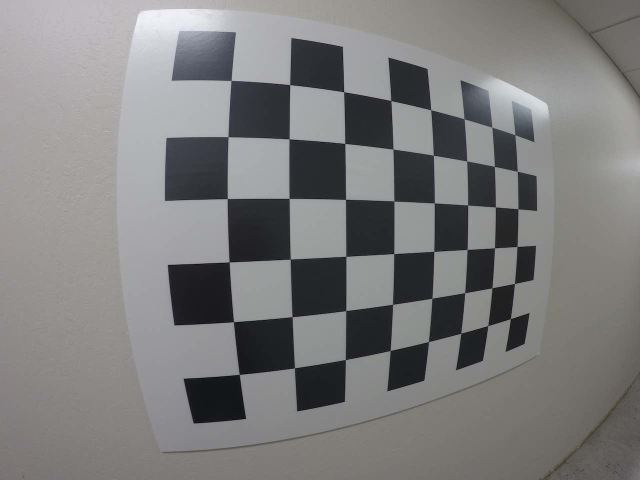
#> input picture examples/test_image2.png, 1280 x 960 px (shown at 1/2 size); its folder holds 5 pictures in this run; the run also reads 1 picture not shown here
$ jupyter execute --allow-errors try_out_area.ipynb   (shell and % lines are left out)   (older library calls are emulated)
#> lines starting #> are read from the running program, lines starting #| are printed output that depends on the picture; after the words box and inside, x2 and y2 are one past the last pixel; in counts of white or black regions, pixels touching at a corner belong together
## Try out area

To try out example code provided in the following Lessons:

6. Camera Calibration
7. Gradients and Colorspace
8. Advanced Computer Vision

**Imports and Files**

[cell 1]
import numpy as np
import cv2
import glob
import os
import pickle
import matplotlib.pyplot as plt
import matplotlib.image as mpimg

files = os.listdir("./examples/")
print(files)

# [7 lines of commented-out code are left out]

**Lesson 6: Camera Calibration**

[cell 2]
# Read in the saved camera matrix and distortion coefficients
# These are the arrays you calculated using cv2.calibrateCamera()
dist_pickle = pickle.load( open( "./examples/wide_dist_pickle.p", "rb" ) )
#> (reads examples/wide_dist_pickle.p from the repository)
mtx = dist_pickle["mtx"]
dist = dist_pickle["dist"]

# Read in an image
img = cv2.imread('./examples/test_image2.png')
#> img is the input picture: shape (960, 1280, 3); mean B, G, R 124.9, 125, 125.3
nx = 8 # the number of inside corners in x
ny = 6 # the number of inside corners in y

# MODIFY THIS FUNCTION TO GENERATE OUTPUT
# THAT LOOKS LIKE THE IMAGE ABOVE
def corners_unwarp(img, nx, ny, mtx, dist):
    # Pass in your image into this function
    # Write code to do the following steps

    # 1) Undistort using mtx and dist
    undist = cv2.undistort(img, mtx, dist, None, mtx)

    # 2) Convert to grayscale
    gray = cv2.cvtColor(undist, cv2.COLOR_BGR2GRAY)

    # 3) Find the chessboard corners
    ret, corners = cv2.findChessboardCorners(gray, (nx, ny), None)

    # 4) If corners found:
            # a) draw corners
    if ret == True:
        #imgpoints.append(corners)
        #objpoints.append(objp)
        cv2.drawChessboardCorners(undist, (nx, ny), corners, ret)
        # print(corners)

        offset = 100

        img_size = (gray.shape[1], gray.shape[0])

            # b) define 4 source points src = np.float32([[,],[,],[,],[,]])
                 #Note: you could pick any four of the detected corners
                 # as long as those four corners define a rectangle
                 #One especially smart way to do this would be to use four well-chosen
                 # corners that were automatically detected during the undistortion steps
                 #We recommend using the automatic detection of corners in your code

        src = np.float32([corners[0], corners[nx-1], corners[-1], corners[-nx]])

        #print(src)
            # c) define 4 destination points dst = np.float32([[,],[,],[,],[,]])
        dst = np.float32([[offset, offset], [img_size[0]-offset, offset],
                                [img_size[0]-offset, img_size[1]-offset],
                                     [offset, img_size[1]-offset]])

            # d) use cv2.getPerspectiveTransform() to get M, the transform matrix
        M = cv2.getPerspectiveTransform(src, dst)

            # e) use cv2.warpPerspective() to warp your image to a top-down view
        warped = cv2.warpPerspective(undist, M, img_size)


    # Draw and display the corners

    return warped, M

top_down, perspective_M = corners_unwarp(img, nx, ny, mtx, dist)
#> in corners_unwarp, `ret, corners = cv2.findChessboardCorners(gray, (nx, ny), None)`: ret = True; corners = 48 rows, first 8: [436.5, 114.3], [573.6, 137.9], [691.4, 156.4], [793.9, 174.5], [884.1, 190.4], [966.1, 203.4], [1038, 215.6], [1104, 224.7]
#> in corners_unwarp, `cv2.drawChessboardCorners(undist, (nx, ny), corners, ret)`:
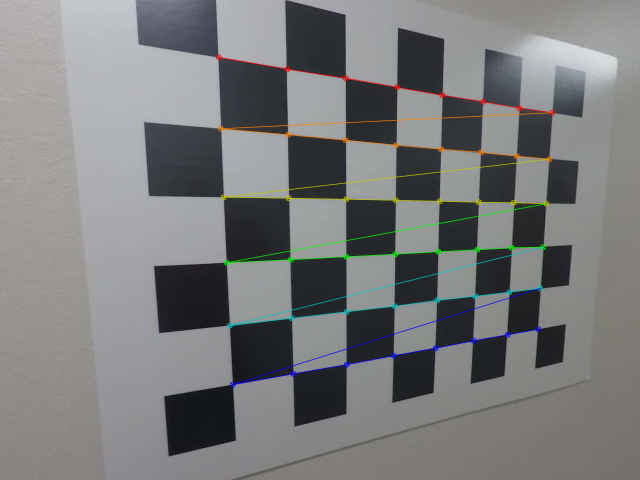
#> undist: shape (960, 1280, 3) (shown at 1/2 size); mean B, G, R 122.9, 122.5, 121.5
#> in corners_unwarp, `src = np.float32([corners[0], corners[nx-1], corners[-1], corners[-nx]])`: src = [[436.5, 114.3], [1104, 224.7], [1075.5, 658], [465.3, 768.6]]
#> in corners_unwarp, `M = cv2.getPerspectiveTransform(src, dst)`: M = [[0.816, -0.0491, -269.7], [-0.181, 0.835, 64.29], [-0.000407, -0.000114, 1]]
#> perspective_M has the same summary as M in corners_unwarp
f, (ax1, ax2) = plt.subplots(1, 2, figsize=(10, 5))
f.tight_layout()
ax1.imshow(img)
ax1.set_title('Original Image', fontsize=20)
ax2.imshow(top_down)
ax2.set_title('Undistorted and Warped Image', fontsize=20)
plt.subplots_adjust(left=0., right=1, top=0.9, bottom=0.)

##### **Lesson 7: Gradients and Colorspace**

[cell 3]
# Read in an image and grayscale it
image = mpimg.imread('./examples/signs_vehicles_xygrad.png')
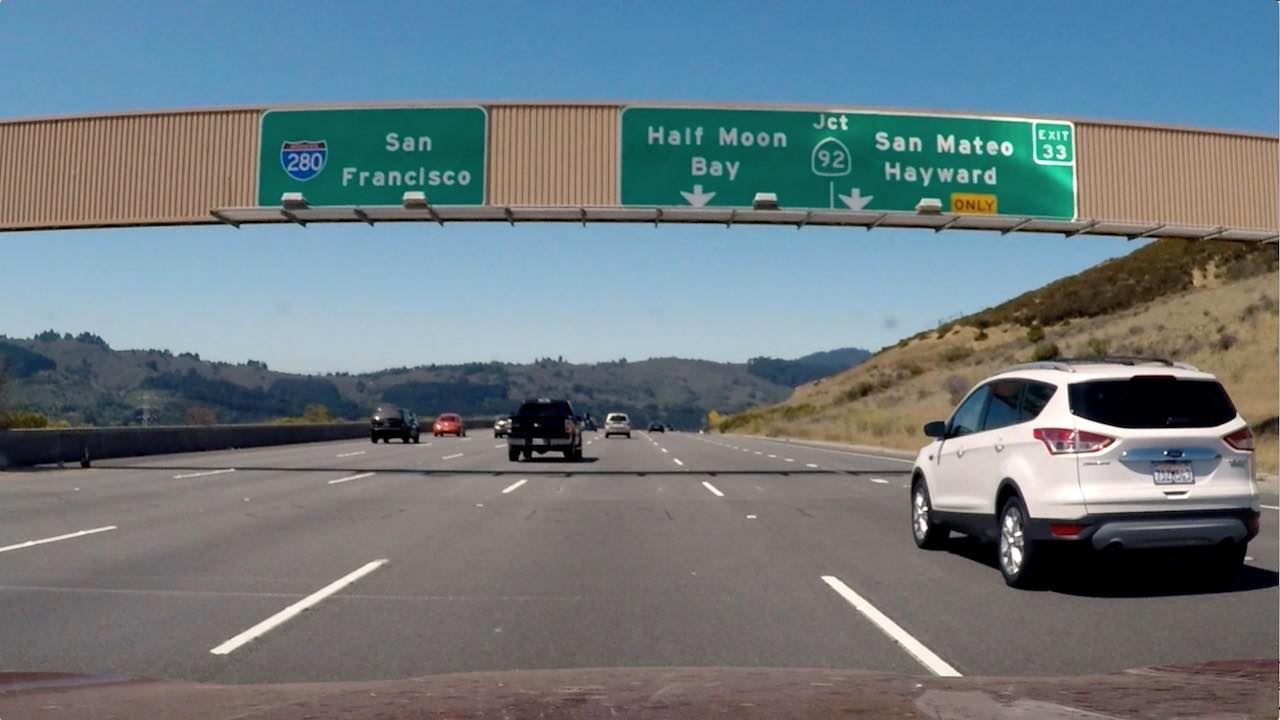
#> input picture examples/signs_vehicles_xygrad.png, 1280 x 720 px
#> image is the input picture: shape (720, 1280, 3) float32; mean R, G, B 0.428, 0.477, 0.5

# Choose a Sobel kernel size
ksize = 3 # Choose a larger odd number to smooth gradient measurements
ksize_dir = 15

# Magnitude of Gradient
# Define a function that applies Sobel x or y,
# then takes an absolute value and applies a threshold.
# Note: calling your function with orient='x', thresh_min=20, thresh_max=100
# should produce output like the example image shown above this quiz.

def abs_sobel_thresh(img, orient='x', sobel_kernel=ksize, thresh=(0, 255)):

    thresh_min = thresh[0]
    thresh_max = thresh[1]

    # Apply the following steps to img
    # 1) Convert to grayscale
    gray = cv2.cvtColor(img, cv2.COLOR_RGB2GRAY)

    # 2) Take the derivative in x or y given orient = 'x' or 'y'
    if orient == 'x':
        abs_sobel = np.absolute(cv2.Sobel(gray, cv2.CV_64F, 1, 0))
    if orient == 'y':
        abs_sobel = np.absolute(cv2.Sobel(gray, cv2.CV_64F, 0, 1))

   # 3) Take the absolute value of the derivative or gradient
    # abs_sobel = np.absolute(sobelx)

    # 4) Scale to 8-bit (0 - 255) then convert to type = np.uint8
    scaled_sobel = np.uint8(255*abs_sobel/np.max(abs_sobel))

    # 5) Create a mask of 1's where the scaled gradient magnitude
    # plt.imshow(sxbinary, cmap='gray')
    # is > thresh_min and < thresh_max

    sxbinary = np.zeros_like(scaled_sobel)
    sxbinary[(scaled_sobel >= thresh_min) & (scaled_sobel <= thresh_max)] = 1
    # plt.imshow(sxbinary, cmap='gray')

    # 6) Return this mask as your binary_output image
    grad_binary = sxbinary

    return grad_binary

# Magnitude of Threshold
# Define a function that applies Sobel x and y,
# then computes the magnitude of the gradient
# and applies a threshold
def mag_thresh(img, sobel_kernel=3, mag_thresh=(0, 255)):

    # Apply the following steps to img
    # 1) Convert to grayscale
    gray = cv2.cvtColor(img, cv2.COLOR_RGB2GRAY)

    # 2) Take the gradient in x and y separately
    sobelx = cv2.Sobel(gray, cv2.CV_64F, 1, 0)
    sobely = cv2.Sobel(gray, cv2.CV_64F, 0, 1)

    # 3) Calculate the magnitude
    abs_sobelx = np.absolute(sobelx)
    abs_sobely = np.absolute(sobely)
    abs_sobelxy = np.sqrt(np.square(abs_sobelx) + np.square(abs_sobely))

    # 4) Scale to 8-bit (0 - 255) and convert to type = np.uint8
    scaled_sobel = np.uint8(255*abs_sobelxy/np.max(abs_sobelxy))

    # 5) Create a binary mask where mag thresholds are met
    thresh_min = mag_thresh[0]
    thresh_max = mag_thresh[1]
    sxbinary = np.zeros_like(scaled_sobel)
    sxbinary[(scaled_sobel >= thresh_min) & (scaled_sobel <= thresh_max)] = 1
    # plt.imshow(sxbinary, cmap='gray')

    # 6) Return this mask as your binary_output image
    mag_binary = sxbinary

    return mag_binary


# Direction of Gradient
# Define a function that applies Sobel x and y,
# then computes the direction of the gradient
# and applies a threshold.

def dir_threshold(img, sobel_kernel=3, thresh=(0, np.pi/2)):

    # 1) Apply the following steps to img
    gray = cv2.cvtColor(img, cv2.COLOR_RGB2GRAY)

    # 2) Take the gradient in x and y separately
    sobelx = cv2.Sobel(gray, cv2.CV_64F, 1, 0, ksize=sobel_kernel)
    sobely = cv2.Sobel(gray, cv2.CV_64F, 0, 1, ksize=sobel_kernel)

    # 3) Calculate the magnitude
    abs_sobelx = np.absolute(sobelx)
    abs_sobely = np.absolute(sobely)

    # 4) Use np.arctan2(abs_sobely, abs_sobelx) to calculate the direction of the gradient
    absgraddir = np.arctan2(np.absolute(sobely), np.absolute(sobelx))

    # 5) Create a binary mask where direction thresholds are met
    thresh_min = thresh[0]
    thresh_max = thresh[1]
    sxbinary = np.zeros_like(absgraddir)
    sxbinary[(absgraddir >= thresh_min) & (absgraddir <= thresh_max)] = 1

    # 6) Return this mask as your binary_output image
    dir_binary = sxbinary

    return dir_binary

# Apply each of the thresholding functions
gradx = abs_sobel_thresh(image, orient='x', sobel_kernel=ksize, thresh=(20, 100))
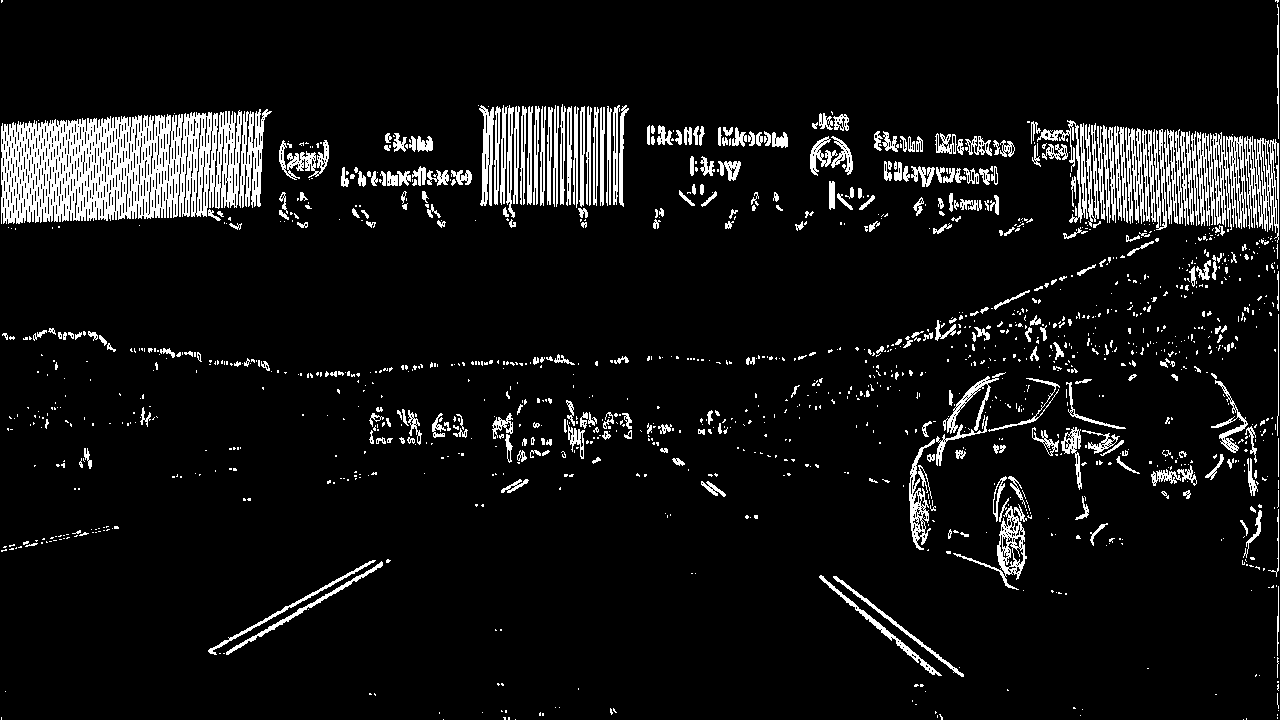
#> gradx: shape (720, 1280); values 0 (black) and 1 (white), 7.9% white; 1378 white regions (1040 under 20 px), largest, box (x1, y1, x2, y2) and area: (1, 110, 242, 224) 18700, (1197, 132, 1247, 230) 2653, (1244, 136, 1279, 243) 1807
grady = abs_sobel_thresh(image, orient='y', sobel_kernel=ksize, thresh=(20, 100))
#> grady: shape (720, 1280); values 0 (black) and 1 (white), 8.2% white; 1385 white regions (1043 under 20 px), largest, box (x1, y1, x2, y2) and area: (0, 103, 1280, 145) 6510, (0, 460, 930, 494) 6192, (811, 194, 1280, 247) 4636
#grad_binary = abs_sobel_thresh(image, orient='x', thresh_min=20, thresh_max=100)
mag_binary = mag_thresh(image, sobel_kernel=ksize, mag_thresh=(30,100))
#> mag_binary: shape (720, 1280); values 0 (black) and 1 (white), 9.8% white in thin lines or dots
dir_binary = dir_threshold(image, sobel_kernel=ksize_dir, thresh=(0.7, 1.3))
#> dir_binary: shape (720, 1280) float64; values 0 (black) and 1 (white), 33.8% white in thin lines or dots

combined = np.zeros_like(dir_binary)
combined[((gradx == 1) & (grady == 1)) | ((mag_binary == 1) & (dir_binary == 1))] = 1

# Plot the result
f, (ax1, ax2) = plt.subplots(1, 2, figsize=(10, 5))
f.tight_layout()
ax1.imshow(image)
ax1.set_title('Original Image', fontsize=20)
ax2.imshow(combined, cmap='gray')
ax2.set_title('Thresholded Gradient', fontsize=20)
plt.subplots_adjust(left=0., right=1, top=0.9, bottom=0.)

[cell 4]
# Colorspace manipulations
# Read in an image and grayscale it
img = mpimg.imread('./examples/bridge_shadow.jpg')
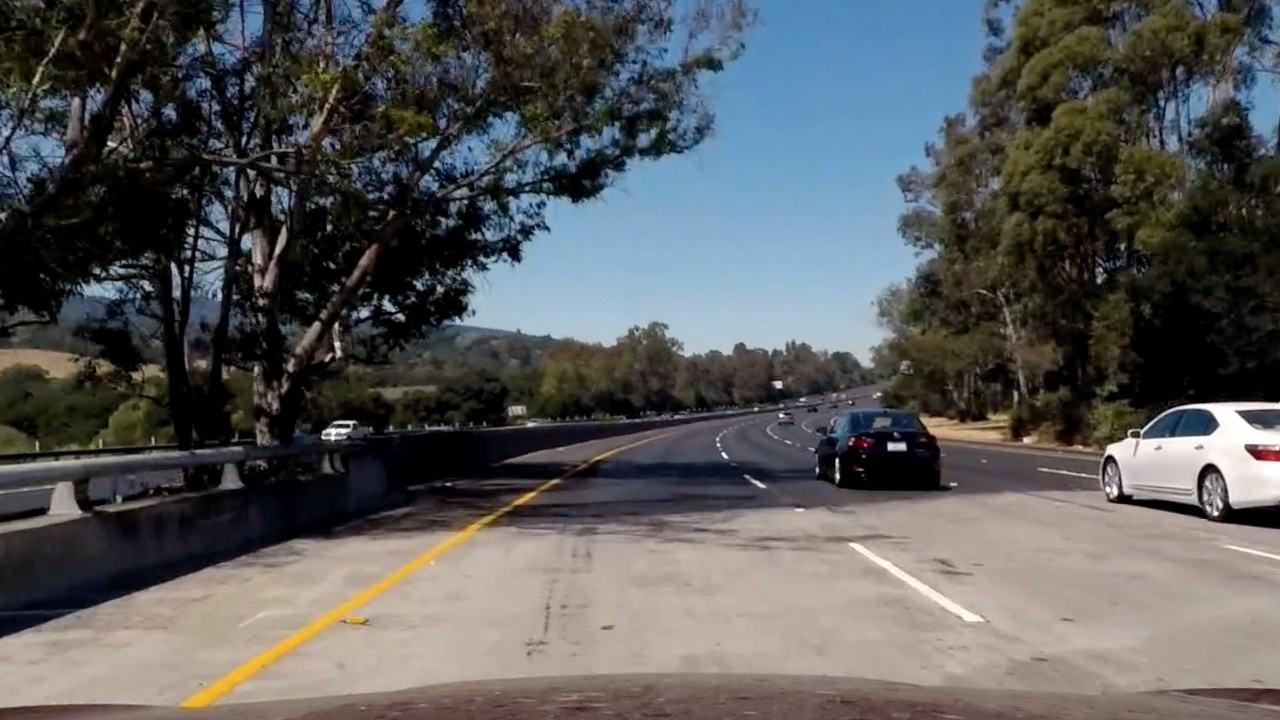
#> input picture examples/bridge_shadow.jpg, 1280 x 720 px
#> img is the input picture: shape (720, 1280, 3); mean R, G, B 89.7, 90.6, 90.8

# Convert to HLS color space and separate the S channel
# Note: img is the undistorted image
hls = cv2.cvtColor(img, cv2.COLOR_RGB2HLS)
#> hls: shape (720, 1280, 3); mean of channels 0, 1, 2 55.3, 90.3, 67
s_channel = hls[:,:,2]

# Grayscale image
# NOTE: we already saw that standard grayscaling lost color information for the lane lines
# Explore gradients in other colors spaces / color channels to see what might work better
gray = cv2.cvtColor(img, cv2.COLOR_RGB2GRAY)

# Sobel x
sobelx = cv2.Sobel(gray, cv2.CV_64F, 1, 0) # Take the derivative in x
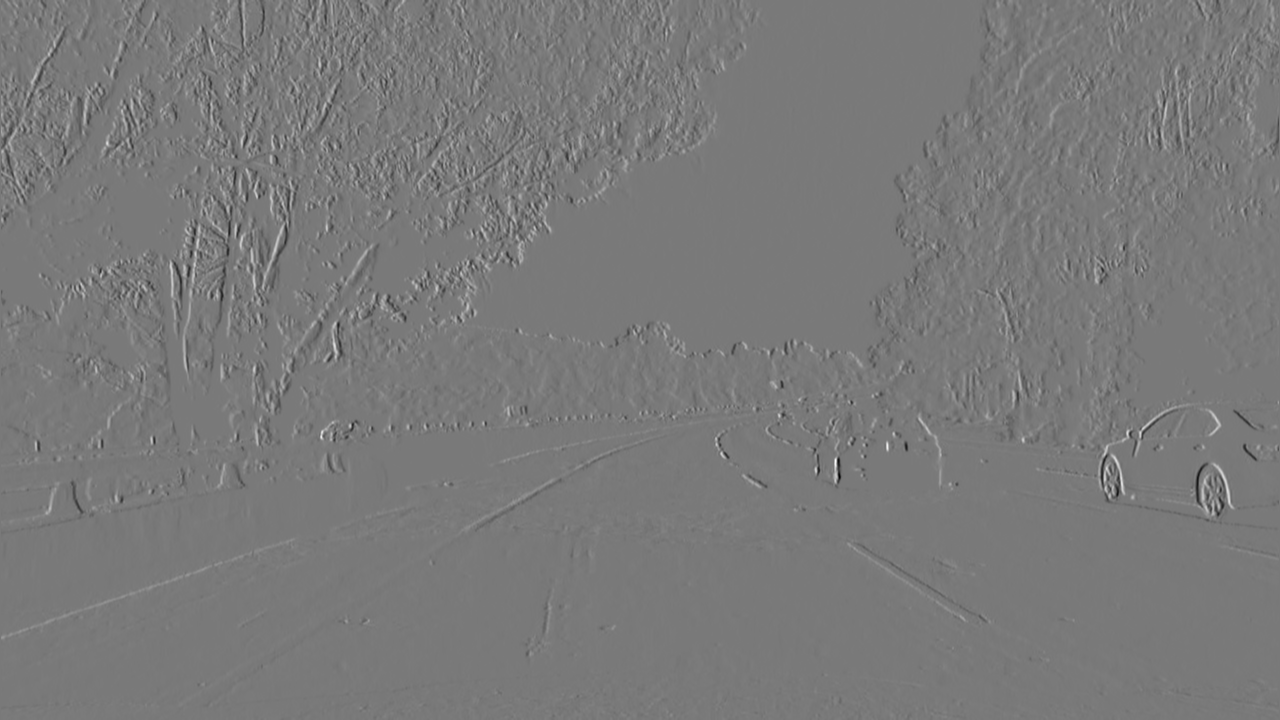
#> sobelx: shape (720, 1280) float64; min -785, max 859, mean 0.2; drawn with min black and max white
abs_sobelx = np.absolute(sobelx) # Absolute x derivative to accentuate lines away from horizontal
scaled_sobel = np.uint8(255*abs_sobelx/np.max(abs_sobelx))
#> (the rest of the program and of its run is left out)
